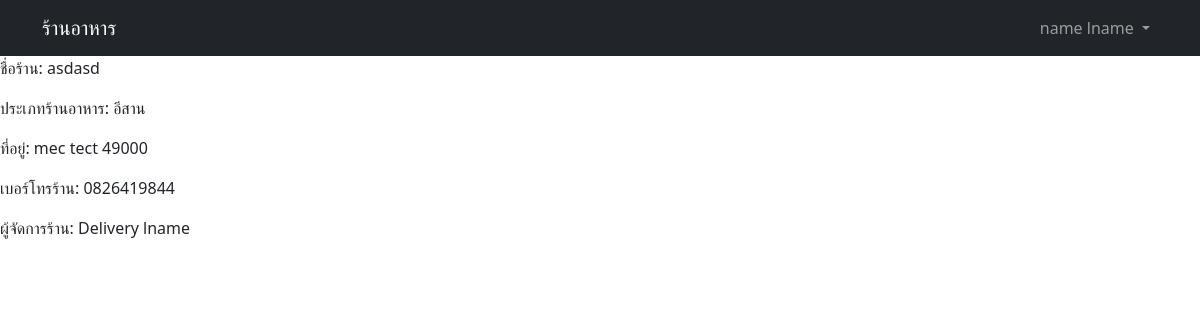
The app's page /shop.php?id=9 (signed in) with its own data.
### tables this page shows
CREATE TABLE IF NOT EXISTS `users` (
  `id` int(10) NOT NULL AUTO_INCREMENT,
  `role` enum('user','admin','manager','delivery') NOT NULL DEFAULT 'user',
  `firstname` varchar(255) NOT NULL,
  `lastname` varchar(255) NOT NULL,
  `phone` varchar(50) DEFAULT NULL,
  `email` varchar(255) NOT NULL,
  `password` varchar(255) NOT NULL,
  `profile_image` longtext DEFAULT NULL,
  `status` int(11) DEFAULT 0,
  PRIMARY KEY (`id`)
);

CREATE TABLE IF NOT EXISTS `shop` (
  `id` int(11) NOT NULL AUTO_INCREMENT,
  `name` varchar(50) NOT NULL,
  `address` varchar(50) NOT NULL,
  `phone` varchar(50) DEFAULT NULL,
  `approve` int(11) DEFAULT 0,
  `type_id` int(11) DEFAULT NULL,
  `user_id` int(11) DEFAULT NULL,
  PRIMARY KEY (`id`),
  KEY `FK_shop_users` (`user_id`),
  KEY `FK_shop_shop_type` (`type_id`),
  CONSTRAINT `FK_shop_shop_type` FOREIGN KEY (`type_id`) REFERENCES `shop_type` (`id`) ON DELETE NO ACTION ON UPDATE NO ACTION,
  CONSTRAINT `FK_shop_users` FOREIGN KEY (`user_id`) REFERENCES `users` (`id`) ON DELETE NO ACTION ON UPDATE NO ACTION
);

CREATE TABLE IF NOT EXISTS `shop_type` (
  `id` int(11) NOT NULL AUTO_INCREMENT,
  `name` varchar(50) NOT NULL,
  PRIMARY KEY (`id`)
);

### config.php (called while the page is built, shortened)
<?php
function gud($userId, $pdo) {
    try {
        $stmt = $pdo->prepare("SELECT * FROM users WHERE id = ?");
        $stmt->execute([$userId]);
        $data = $stmt->fetch();
        return $data;
    } catch (PDOException $e) {
        echo "Error: " . $e->getMessage();
        return [];
    }
}
?>

### shop.php (the view, shortened to what this page needs)
<?php
require 'config.php';
include 'assets.php';
$id = $_GET['id'];
$stmt = $pdo->prepare("SELECT shop.*, shop_type.name AS shop_type_name, CONCAT(users.firstname, ' ', users.lastname) AS username FROM shop INNER JOIN shop_type ON shop.type_id = shop_type.id INNER JOIN users ON shop.user_id = users.id WHERE shop.id = ?");
$stmt->execute([$id]);
$data = $stmt->fetch();
?>
<!DOCTYPE html>
<html lang="en">
<head>
</head>
<body>
    <?php include 'navbar.php' ?>
    <p>ชื่อร้าน: <?= $data['name'] ?></p>
    <p>ประเภทร้านอาหาร: <?= $data['shop_type_name'] ?></p>
    <p>ที่อยู่: <?= $data['address'] ?></p>
    <p>เบอร์โทรร้าน: <?= $data['phone'] ?></p>
    <p>ผู้จัดการร้าน: <?= $data['username'] ?></p>
</body>
</html>

### navbar.php (shortened to what this page needs)
<nav class="navbar navbar-expand-lg navbar-dark bg-dark">
    <div class="container">
        <a class="navbar-brand" href="/">ร้านอาหาร</a>
        <div class="collapse navbar-collapse" id="navbarNav">
            <ul class="navbar-nav ms-auto">
                <?php
                if (isset($_SESSION['user_login'])) {
                $user = gud($_SESSION['user_login'], $pdo)
                ?>
                <li class="nav-item dropdown">
                    <a class="nav-link dropdown-toggle" href="#" role="button" data-bs-toggle="dropdown"
                        aria-expanded="false">
                        <?= $user['firstname']. " " . $user['lastname'] ?>
                    </a>
                </li>
                <?php } ?>
            </ul>
        </div>
    </div>
</nav>

### records on screen
users: firstname "name", lastname "lname"
shop: name "asdasd", type.name "อีสาน", address "mec tect 49000", phone "0826419844"

### other values on screen
$data['username'] "Delivery lname"
